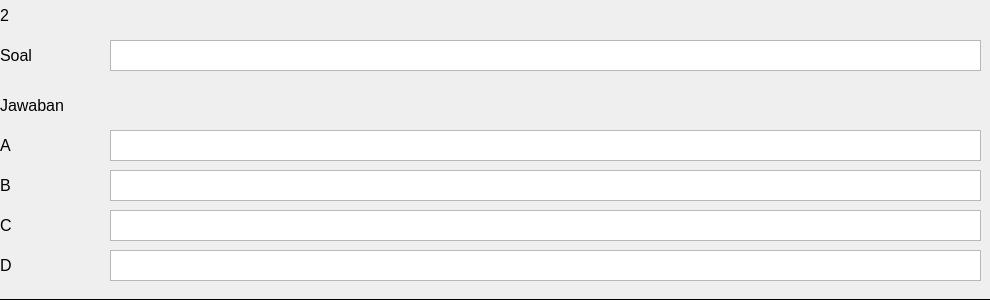
          <widget class="QWidget" name="widget_2" native="true">
           <property name="minimumSize">
            <size>
             <width>0</width>
             <height>300</height>
            </size>
           </property>
           <property name="styleSheet">
            <string notr="true">border-bottom: 1px solid black;</string>
           </property>
           <widget class="QTextEdit" name="textEdit">
            <property name="geometry">
             <rect>
              <x>110</x>
              <y>40</y>
              <width>871</width>
              <height>31</height>
             </rect>
            </property>
           </widget>
           <widget class="QLabel" name="label">
            <property name="geometry">
             <rect>
              <x>0</x>
              <y>40</y>
              <width>101</width>
              <height>31</height>
             </rect>
            </property>
            <property name="font">
             <font>
              <pointsize>12</pointsize>
             </font>
            </property>
            <property name="text">
             <string>Soal</string>
            </property>
           </widget>
           <widget class="QLabel" name="label_2">
            <property name="geometry">
             <rect>
              <x>0</x>
              <y>0</y>
              <width>51</width>
              <height>31</height>
             </rect>
            </property>
            <property name="font">
             <font>
              <pointsize>12</pointsize>
             </font>
            </property>
            <property name="text">
             <string>2</string>
            </property>
           </widget>
           <widget class="QLabel" name="label_3">
            <property name="geometry">
             <rect>
              <x>0</x>
              <y>90</y>
              <width>101</width>
              <height>31</height>
             </rect>
            </property>
            <property name="font">
             <font>
              <pointsize>12</pointsize>
             </font>
            </property>
            <property name="text">
             <string>Jawaban</string>
            </property>
           </widget>
           <widget class="QLabel" name="label_4">
            <property name="geometry">
             <rect>
              <x>0</x>
              <y>130</y>
              <width>101</width>
              <height>31</height>
             </rect>
            </property>
            <property name="font">
             <font>
              <pointsize>12</pointsize>
             </font>
            </property>
            <property name="text">
             <string>A</string>
            </property>
           </widget>
           <widget class="QLabel" name="label_5">
            <property name="geometry">
             <rect>
              <x>0</x>
              <y>170</y>
              <width>101</width>
              <height>31</height>
             </rect>
            </property>
            <property name="font">
             <font>
              <pointsize>12</pointsize>
             </font>
            </property>
            <property name="text">
             <string>B</string>
            </property>
           </widget>
           <widget class="QLabel" name="label_6">
            <property name="geometry">
             <rect>
              <x>0</x>
              <y>210</y>
              <width>101</width>
              <height>31</height>
             </rect>
            </property>
            <property name="font">
             <font>
              <pointsize>12</pointsize>
             </font>
            </property>
            <property name="text">
             <string>C</string>
            </property>
           </widget>
           <widget class="QLabel" name="label_7">
            <property name="geometry">
             <rect>
              <x>0</x>
              <y>250</y>
              <width>101</width>
              <height>31</height>
             </rect>
            </property>
            <property name="font">
             <font>
              <pointsize>12</pointsize>
             </font>
            </property>
            <property name="text">
             <string>D</string>
            </property>
           </widget>
           <widget class="QTextEdit" name="textEdit_2">
            <property name="geometry">
             <rect>
              <x>110</x>
              <y>130</y>
              <width>871</width>
              <height>31</height>
             </rect>
            </property>
           </widget>
           <widget class="QTextEdit" name="textEdit_3">
            <property name="geometry">
             <rect>
              <x>110</x>
              <y>170</y>
              <width>871</width>
              <height>31</height>
             </rect>
            </property>
           </widget>
           <widget class="QTextEdit" name="textEdit_4">
            <property name="geometry">
             <rect>
              <x>110</x>
              <y>210</y>
              <width>871</width>
              <height>31</height>
             </rect>
            </property>
           </widget>
           <widget class="QTextEdit" name="textEdit_5">
            <property name="geometry">
             <rect>
              <x>110</x>
              <y>250</y>
              <width>871</width>
              <height>31</height>
             </rect>
            </property>
           </widget>
          </widget>
